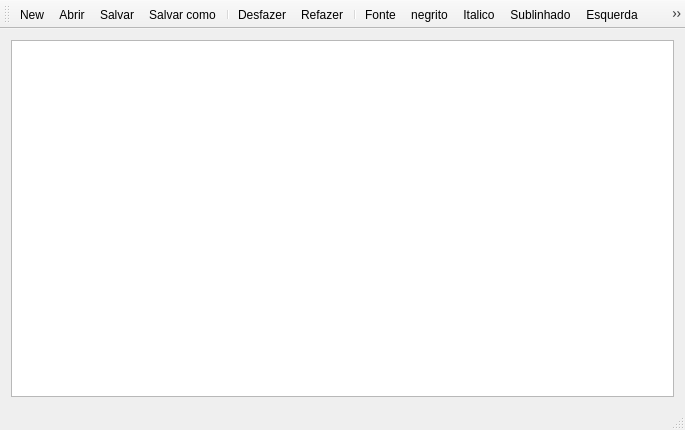
<?xml version="1.0" encoding="UTF-8"?>
<ui version="4.0">
 <class>Notepad</class>
 <widget class="QMainWindow" name="Notepad">
  <property name="geometry">
   <rect>
    <x>0</x>
    <y>0</y>
    <width>685</width>
    <height>430</height>
   </rect>
  </property>
  <property name="windowTitle">
   <string>Notepad</string>
  </property>
  <widget class="QWidget" name="centralWidget">
   <layout class="QVBoxLayout" name="verticalLayout">
    <item>
     <widget class="QTextEdit" name="textEdit"/>
    </item>
   </layout>
  </widget>
  <widget class="QToolBar" name="mainToolBar">
   <property name="sizePolicy">
    <sizepolicy hsizetype="Preferred" vsizetype="Fixed">
     <horstretch>0</horstretch>
     <verstretch>0</verstretch>
    </sizepolicy>
   </property>
   <attribute name="toolBarArea">
    <enum>TopToolBarArea</enum>
   </attribute>
   <attribute name="toolBarBreak">
    <bool>false</bool>
   </attribute>
   <addaction name="actionNew"/>
   <addaction name="actionOpen"/>
   <addaction name="actionSave"/>
   <addaction name="actionSave_as"/>
   <addaction name="separator"/>
   <addaction name="actionUndo"/>
   <addaction name="actionRedo"/>
   <addaction name="separator"/>
   <addaction name="actionFont"/>
   <addaction name="actionBold"/>
   <addaction name="actionItalic"/>
   <addaction name="actionUnderline"/>
   <addaction name="actionEsquerda"/>
   <addaction name="actionDireita"/>
   <addaction name="actionCentro"/>
   <addaction name="actionCor"/>
   <addaction name="separator"/>
   <addaction name="actionExit"/>
   <addaction name="separator"/>
  </widget>
  <widget class="QStatusBar" name="statusBar"/>
  <action name="actionNew">
   <property name="icon">
    <iconset resource="notepad.qrc">
     <normaloff>:/images/new.png</normaloff>:/images/new.png</iconset>
   </property>
   <property name="text">
    <string>New</string>
   </property>
   <property name="toolTip">
    <string>Novo Documento</string>
   </property>
   <property name="shortcut">
    <string>Ctrl+N</string>
   </property>
  </action>
  <action name="actionOpen">
   <property name="icon">
    <iconset resource="notepad.qrc">
     <normaloff>:/images/open.png</normaloff>:/images/open.png</iconset>
   </property>
   <property name="text">
    <string>Abrir</string>
   </property>
   <property name="iconText">
    <string>Abrir</string>
   </property>
   <property name="toolTip">
    <string>Abrir arquivo</string>
   </property>
   <property name="shortcut">
    <string>Ctrl+O</string>
   </property>
  </action>
  <action name="actionSave">
   <property name="icon">
    <iconset resource="notepad.qrc">
     <normaloff>:/images/save.png</normaloff>:/images/save.png</iconset>
   </property>
   <property name="text">
    <string>Salvar</string>
   </property>
   <property name="toolTip">
    <string>Salvar arquivo</string>
   </property>
   <property name="shortcut">
    <string>Ctrl+S</string>
   </property>
  </action>
  <action name="actionSave_as">
   <property name="icon">
    <iconset resource="notepad.qrc">
     <normaloff>:/images/save_as.png</normaloff>:/images/save_as.png</iconset>
   </property>
   <property name="text">
    <string>Salvar como</string>
   </property>
   <property name="toolTip">
    <string>Salvar arquivo como</string>
   </property>
   <property name="shortcut">
    <string>Alt+S</string>
   </property>
  </action>
  <action name="actionExit">
   <property name="icon">
    <iconset theme="exit.png" resource="notepad.qrc">
     <normaloff>:/images/exit.png</normaloff>:/images/exit.png</iconset>
   </property>
   <property name="text">
    <string>Sair</string>
   </property>
   <property name="toolTip">
    <string>Sair do notepad</string>
   </property>
  </action>
  <action name="actionUndo">
   <property name="icon">
    <iconset resource="notepad.qrc">
     <normaloff>:/images/edit_undo.png</normaloff>:/images/edit_undo.png</iconset>
   </property>
   <property name="text">
    <string>Desfazer</string>
   </property>
   <property name="shortcut">
    <string>Ctrl+Z</string>
   </property>
  </action>
  <action name="actionRedo">
   <property name="icon">
    <iconset resource="notepad.qrc">
     <normaloff>:/images/edit_redo.png</normaloff>:/images/edit_redo.png</iconset>
   </property>
   <property name="text">
    <string>Refazer</string>
   </property>
   <property name="shortcut">
    <string>Ctrl+Y</string>
   </property>
  </action>
  <action name="actionFont">
   <property name="icon">
    <iconset resource="notepad.qrc">
     <normaloff>:/images/font.png</normaloff>:/images/font.png</iconset>
   </property>
   <property name="text">
    <string>Fonte</string>
   </property>
   <property name="shortcut">
    <string>Ctrl+F</string>
   </property>
  </action>
  <action name="actionItalic">
   <property name="checkable">
    <bool>true</bool>
   </property>
   <property name="icon">
    <iconset resource="notepad.qrc">
     <normaloff>:/images/italic.png</normaloff>:/images/italic.png</iconset>
   </property>
   <property name="text">
    <string>Italico</string>
   </property>
   <property name="toolTip">
    <string>Italico</string>
   </property>
   <property name="shortcut">
    <string>Ctrl+I</string>
   </property>
  </action>
  <action name="actionBold">
   <property name="checkable">
    <bool>true</bool>
   </property>
   <property name="icon">
    <iconset resource="notepad.qrc">
     <normaloff>:/images/bold.png</normaloff>:/images/bold.png</iconset>
   </property>
   <property name="text">
    <string>negrito</string>
   </property>
   <property name="toolTip">
    <string>Negrito</string>
   </property>
   <property name="shortcut">
    <string>Ctrl+B</string>
   </property>
  </action>
  <action name="actionUnderline">
   <property name="checkable">
    <bool>true</bool>
   </property>
   <property name="icon">
    <iconset resource="notepad.qrc">
     <normaloff>:/images/underline.png</normaloff>:/images/underline.png</iconset>
   </property>
   <property name="text">
    <string>Sublinhado</string>
   </property>
   <property name="iconText">
    <string>Sublinhado</string>
   </property>
   <property name="toolTip">
    <string>Sublinhado</string>
   </property>
   <property name="shortcut">
    <string>Ctrl+U</string>
   </property>
  </action>
  <action name="actionCor">
   <property name="checkable">
    <bool>true</bool>
   </property>
   <property name="icon">
    <iconset resource="notepad.qrc">
     <normaloff>:/images/cor.png</normaloff>:/images/cor.png</iconset>
   </property>
   <property name="text">
    <string>Cor</string>
   </property>
   <property name="toolTip">
    <string>Cor da fonte</string>
   </property>
  </action>
  <action name="actionEsquerda">
   <property name="checkable">
    <bool>true</bool>
   </property>
   <property name="enabled">
    <bool>true</bool>
   </property>
   <property name="icon">
    <iconset resource="notepad.qrc">
     <normaloff>:/images/left_align.png</normaloff>:/images/left_align.png</iconset>
   </property>
   <property name="text">
    <string>Esquerda</string>
   </property>
   <property name="toolTip">
    <string>Alinha a esquerda</string>
   </property>
  </action>
  <action name="actionDireita">
   <property name="checkable">
    <bool>true</bool>
   </property>
   <property name="icon">
    <iconset resource="notepad.qrc">
     <normaloff>:/images/right_align.png</normaloff>:/images/right_align.png</iconset>
   </property>
   <property name="text">
    <string>Direita</string>
   </property>
   <property name="toolTip">
    <string>Alinha a direita</string>
   </property>
  </action>
  <action name="actionCentro">
   <property name="checkable">
    <bool>true</bool>
   </property>
   <property name="icon">
    <iconset resource="notepad.qrc">
     <normaloff>:/images/center_align.png</normaloff>:/images/center_align.png</iconset>
   </property>
   <property name="text">
    <string>Centro</string>
   </property>
   <property name="toolTip">
    <string>Centralizar</string>
   </property>
  </action>
 </widget>
 <layoutdefault spacing="6" margin="11"/>
 <resources>
  <include location="notepad.qrc"/>
 </resources>
 <connections/>
</ui>
